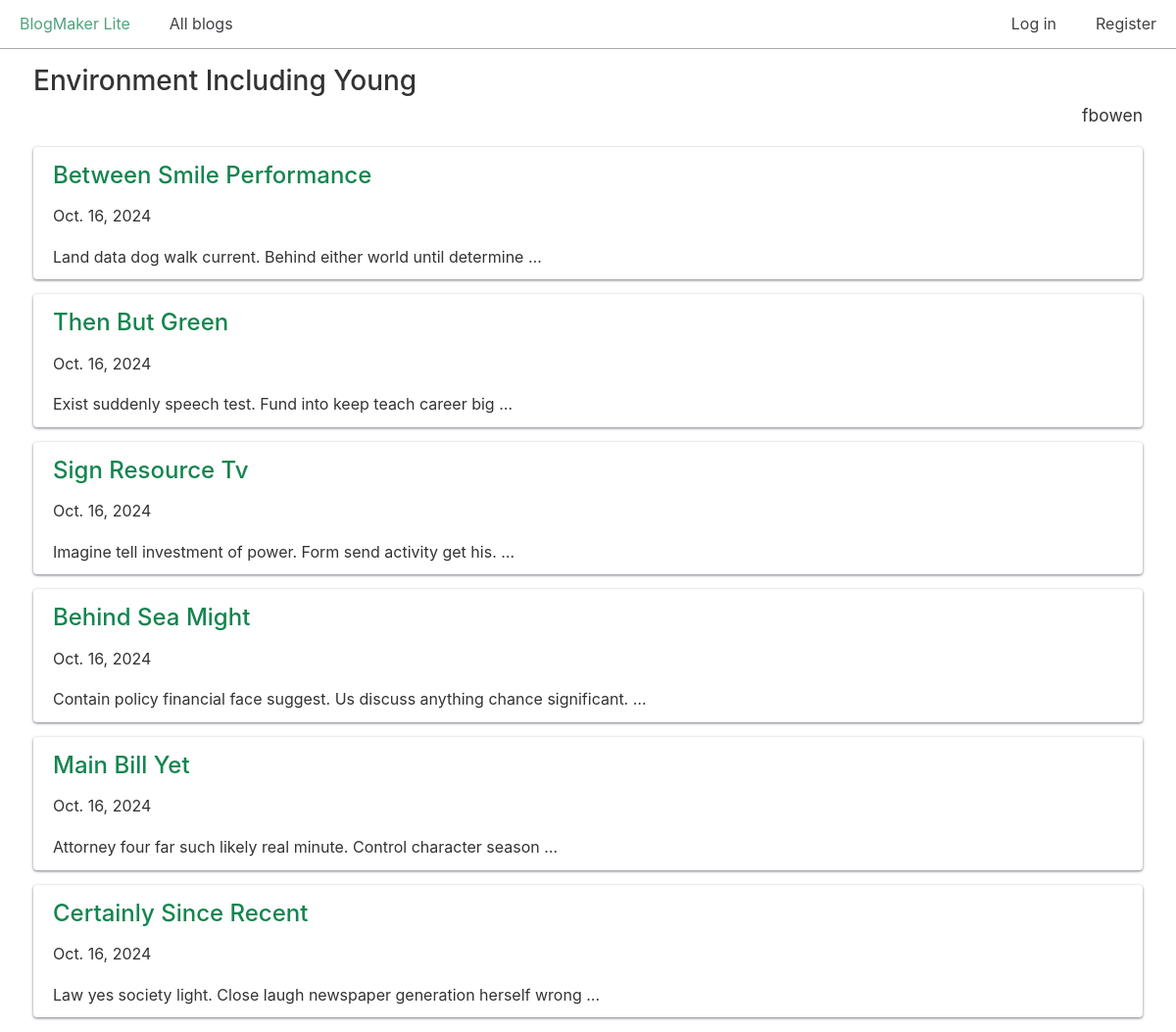
Screenshot of /blogs/1/ with the database file from the repository.
### blogs/models.py (models this page shows, shortened)
class Blog(models.Model):
    title = models.CharField(max_length=200)
    description = models.TextField()
    date_added = models.DateTimeField(auto_now_add=True)
    owner = models.ForeignKey(User, on_delete=models.CASCADE)

class BlogPost(models.Model):
    title = models.CharField(max_length=500)
    body = models.TextField()
    blog = models.ForeignKey(Blog, on_delete=models.CASCADE)
    date_added = models.DateTimeField(auto_now_add=True)

### blogs/views.py (the view)
# urls.py: path("blogs/<int:blog_id>/", views.blog, name="blog"),
def blog(request, blog_id):
    blog = Blog.objects.get(id=blog_id)
    posts = blog.blogpost_set.all()
    context = {
        "blog": blog,
        "posts": posts,
    }
    return render(request, "blogs/blog.html", context)

### blogs/templates/blogs/blog.html (shortened to what this page needs)
{% extends "blogs/base.html" %}
{% block content %}
  <h2>{{ blog.title }}</h2>
  <p class="text-right blog-owner">{{ blog.owner.username }}</p>
  {% for post in posts %}
    <div class="card">
      <header>
        <h3><a href="{% url 'blogs:post' post.id %}">
          {{ post.title }}</a></h3>
      </header>
      <p>{{ post.date_added|date:"DATE_FORMAT"}}</p>
      <p>{{ post.body|truncatewords:10 }}</p>
    </div>
  {% empty %}
    <h3>No posts have been written yet.</h3>
  {% endfor %}
{% endblock content %}

### css/chota.css (style rules this page uses)
:root { --bg-color: #fff; --bg-secondary-color: #f3f3f6; --color-primary: #14854f; --color-lightGrey: #d2d6dd; --color-grey: #747681; --color-darkGrey: #3f4144; --color-error: #d43939; --color-success: #28bd14; --grid-maxWidth: 120rem; --grid-gutter: 2rem; --font-size: 1.6rem; --font-color: #333; --font-family-sans: -apple-system, "BlinkMacSystemFont", "Avenir", "Avenir Next", "Segoe UI", "Roboto", "Oxygen", "Ubuntu", "Cantarell", "Fira Sans", "Droid Sans", "Helvetica Neue", sans-serif; --font-family-mono: monaco, "Consolas", "Lucida Console", monospace; }
html { -webkit-box-sizing: border-box; box-sizing: border-box; font-size: 62.5%; line-height: 1.15; -webkit-text-size-adjust: 100%; -moz-text-size-adjust: 100%; -ms-text-size-adjust: 100%; text-size-adjust: 100%; }
*, *::before, *::after { -webkit-box-sizing: inherit; box-sizing: inherit; }
body { background-color: var(--bg-color); line-height: 1.6; font-size: var(--font-size); color: var(--font-color); font-family: "Segoe UI", "Helvetica Neue", sans-serif; font-family: var(--font-family-sans); margin: 0; padding: 0; }
h1, h2, h3, h4, h5, h6 { font-weight: 500; margin: 0.35em 0 0.7em; }
h2 { font-size: 1.75em; }
h3 { font-size: 1.5em; }
a { color: var(--color-primary); text-decoration: none; }
p { margin-top: 0; }
::placeholder { color: #bdbfc4; }
.card { padding: 1rem 2rem; border-radius: 4px; background: var(--bg-color); -webkit-box-shadow: 0 1px 3px var(--color-grey); box-shadow: 0 1px 3px var(--color-grey); }
.card p:last-child { margin: 0; }
.card header > * { margin-top: 0; margin-bottom: 1rem; }
.text-right { text-align: right; }

### css/custom.css (style rules this page uses)
.card { margin-bottom: 15px; }
p.blog-owner { font-size: 1.75rem; margin-top: -20px; }

### rows the page displays
Blog: title "Environment Including Young", owner.username "fbowen"
BlogPost: title "Between Smile Performance", date_added "Oct. 16, 2024", body "Land data dog walk current. Behind either world until determine …"
BlogPost: title "Then But Green", date_added "Oct. 16, 2024", body "Exist suddenly speech test. Fund into keep teach career big …"
BlogPost: title "Sign Resource Tv", date_added "Oct. 16, 2024", body "Imagine tell investment of power. Form send activity get his. …"
BlogPost: title "Behind Sea Might", date_added "Oct. 16, 2024", body "Contain policy financial face suggest. Us discuss anything chance significant. …"
BlogPost: title "Main Bill Yet", date_added "Oct. 16, 2024", body "Attorney four far such likely real minute. Control character season …"
BlogPost: title "Certainly Since Recent", date_added "Oct. 16, 2024", body "Law yes society light. Close laugh newspaper generation herself wrong …"
